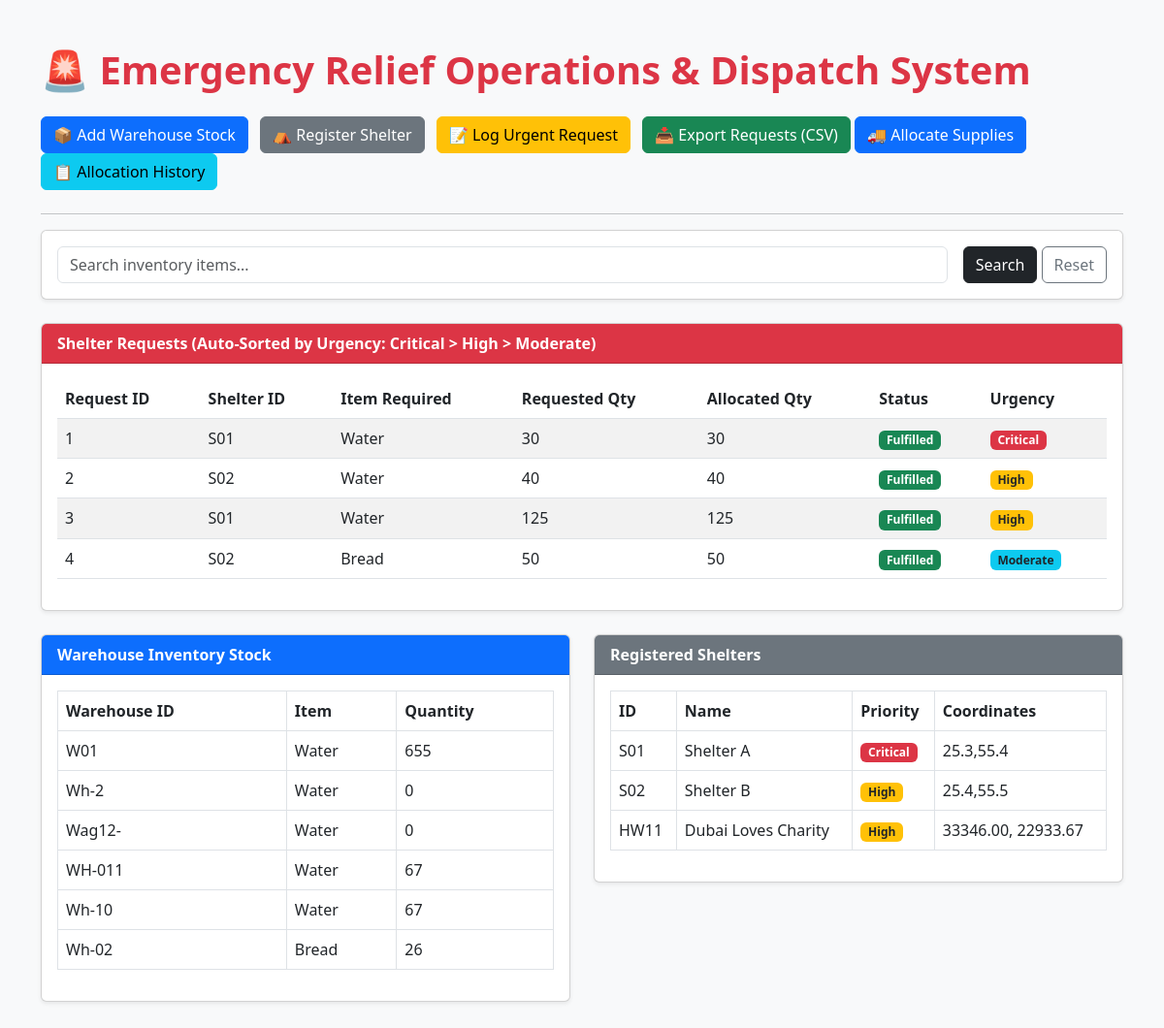
The page / on the database its author committed.
### tables this page shows
CREATE TABLE requests (
        request_id INTEGER PRIMARY KEY AUTOINCREMENT,
        shelter_id TEXT,
        item TEXT NOT NULL,
        quantity INTEGER NOT NULL,
        allocated_quantity INTEGER NOT NULL DEFAULT 0,
        status TEXT NOT NULL DEFAULT 'Pending',
        urgency TEXT NOT NULL CHECK (
            urgency IN ('Critical', 'High', 'Moderate')
        ),
        FOREIGN KEY (shelter_id) REFERENCES shelters (shelter_id)
    );

CREATE TABLE inventory(
            warehouse_id TEXT,
            item TEXT,
            quantity INTEGER NOT NULL CHECK (quantity >= 0),
            PRIMARY KEY (warehouse_id, item)
        );

CREATE TABLE shelters(
            shelter_id TEXT PRIMARY KEY,
            name TEXT NOT NULL,
            priority TEXT NOT NULL CHECK (priority IN ('Critical', 'High', 'Moderate')),
            location_coordinates TEXT
        );

### app.py (the view)
@app.route('/')
def home():
    search = request.args.get('search', '')
    inventory = db.get_all_inventory()
    shelters = db.get_all_shelters()
    requests_list = db.get_sorted_requests()
    if search:
        inventory = [
            item for item in inventory
            if search.lower() in item[1].lower()
        ]
    return render_template(
        'inventory.html',
        inventory=inventory,
        shelters=shelters,
        requests_list=requests_list,
        search=search
    )

### db.py (called while the page is built)
def get_all_shelters():
    conn = sqlite3.connect(DB_Name)
    cr = conn.cursor()
    cr.execute("SELECT * FROM shelters")
    shelters = cr.fetchall()
    conn.close()
    return shelters

def get_all_inventory():
    conn = sqlite3.connect(DB_Name)
    cr = conn.cursor()
    cr.execute("SELECT * FROM inventory")
    items = cr.fetchall()
    conn.close()
    return items

def get_sorted_requests():
    conn = sqlite3.connect(DB_Name)
    cr = conn.cursor()
    cr.execute('''
        SELECT * FROM requests
        ORDER BY CASE urgency
            WHEN 'Critical' THEN 1
            WHEN 'High' THEN 2
            WHEN 'Moderate' THEN 3
            ELSE 4
        END,
        request_id ASC
    ''')
    requests_list = cr.fetchall()
    conn.close()
    return requests_list

### templates/inventory.html (shortened to what this page needs)
<!DOCTYPE html>
<html lang="en">
<head>
    <link href="https://cdn.jsdelivr.net/npm/bootstrap@5.3.0/dist/css/bootstrap.min.css" rel="stylesheet">
</head>
<body class="bg-light">
    <div class="container my-5">
        <h1 class="mb-4 text-danger fw-bold">🚨 Emergency Relief Operations & Dispatch System</h1>
        <div class="mb-4">
            <a href="/add_inventory" class="btn btn-primary me-2">📦 Add Warehouse Stock</a>
            <a href="/add_shelter" class="btn btn-secondary me-2">⛺ Register Shelter</a>
            <a href="/add_request" class="btn btn-warning me-2">📝 Log Urgent Request</a>
            <a href="/export/csv" class="btn btn-success">📥 Export Requests (CSV)</a>
            <form action="{{ url_for('allocate') }}" method="POST" class="d-inline">
                <button type="submit" class="btn btn-primary">🚚 Allocate Supplies</button>
            </form>
            <a href="{{ url_for('allocation_history') }}" class="btn btn-info">
                📋 Allocation History
            </a>
        </div>
        <hr>
        <div class="card p-3 mb-4 shadow-sm">
            <form method="GET" action="/" class="row g-3">
                <div class="col-auto flex-grow-1">
                    <input type="text" name="search" class="form-control" placeholder="Search inventory items..."
                        value="{{ search }}">
                </div>
                <div class="col-auto">
                    <button type="submit" class="btn btn-dark">Search</button>
                    <a href="/" class="btn btn-outline-secondary">Reset</a>
                </div>
            </form>
        </div>
        <div class="card mb-4 shadow-sm">
            <div class="card-header bg-danger text-white fw-bold">Shelter Requests (Auto-Sorted by Urgency: Critical >
                High > Moderate)</div>
            <div class="card-body">
                <table class="table table-striped">
                    <thead>
                        <tr>
                            <th>Request ID</th>
                            <th>Shelter ID</th>
                            <th>Item Required</th>
                            <th>Requested Qty</th>
                            <th>Allocated Qty</th>
                            <th>Status</th>
                            <th>Urgency</th>
                        </tr>
                    </thead>
                    <tbody>
                        {% for req in requests_list %}
                        <tr>
                            <td>{{ req[0] }}</td>
                            <td>{{ req[1] }}</td>
                            <td>{{ req[2] }}</td>
                            <td>{{ req[3] }}</td>
                            <td>{{ req[4] }}</td>
                            <td>
                                <span
                                    class="badge {% if req[5] == 'Fulfilled' %}bg-success{% elif req[5] == 'Partially Fulfilled' %}bg-warning text-dark{% else %}bg-secondary{% endif %}">
                                    {{ req[5] }}
                                </span>
                            </td>
                            <td>
                                <span
                                    class="badge {% if req[6] == 'Critical' %}bg-danger{% elif req[6] == 'High' %}bg-warning text-dark{% else %}bg-info text-dark{% endif %}">
                                    {{ req[6] }}
                                </span>
                            </td>
                        </tr>
                        {% else %}
                        <tr>
                            <td colspan="7" class="text-center">No active requests logged.</td>
                        </tr>
                        {% endfor %}
                    </tbody>
                </table>
            </div>
        </div>
        <div class="row">
            <div class="col-md-6">
                <div class="card mb-4 shadow-sm">
                    <div class="card-header bg-primary text-white fw-bold">Warehouse Inventory Stock</div>
                    <div class="card-body">
                        <table class="table table-bordered">
                            <thead>
                                <tr>
                                    <th>Warehouse ID</th>
                                    <th>Item</th>
                                    <th>Quantity</th>
                                </tr>
                            </thead>
                            <tbody>
                                {% for inv in inventory %}
                                <tr>
                                    <td>{{ inv[0] }}</td>
                                    <td>{{ inv[1] }}</td>
                                    <td>{{ inv[2] }}</td>
                                </tr>
                                {% else %}
                                <tr>
                                    <td colspan="3" class="text-center">No inventory stock added.</td>
                                </tr>
                                {% endfor %}
                            </tbody>
                        </table>
                    </div>
                </div>
            </div>
            <div class="col-md-6">
                <div class="card mb-4 shadow-sm">
                    <div class="card-header bg-secondary text-white fw-bold">Registered Shelters</div>
                    <div class="card-body">
                        <table class="table table-bordered">
                            <thead>
                                <tr>
                                    <th>ID</th>
                                    <th>Name</th>
                                    <th>Priority</th>
                                    <th>Coordinates</th>
                                </tr>
                            </thead>
                            <tbody>
                                {% for shelter in shelters %}
                                <tr>
                                    <td>{{ shelter[0] }}</td>
                                    <td>{{ shelter[1] }}</td>
                                    <td>
                                        <span
                                            class="badge {% if shelter[2] == 'Critical' %}bg-danger{% elif shelter[2] == 'High' %}bg-warning text-dark{% else %}bg-secondary{% endif %}">
                                            {{ shelter[2] }}
                                        </span>
                                    </td>
                                    <td>{{ shelter[3] }}</td>
                                </tr>
                                {% else %}
                                <tr>
                                    <td colspan="4" class="text-center">No shelters registered.</td>
                                </tr>
                                {% endfor %}
                            </tbody>
                        </table>
                    </div>
                </div>
            </div>
        </div>
    </div>
</body>
</html>

### rows shown on the page
requests: request_id "1", shelter "S01", item "Water", quantity "30", allocated_quantity "30", status "Fulfilled", urgency "Critical"
requests: request_id "2", shelter "S02", item "Water", quantity "40", allocated_quantity "40", status "Fulfilled", urgency "High"
requests: request_id "3", shelter "S01", item "Water", quantity "125", allocated_quantity "125", status "Fulfilled", urgency "High"
requests: request_id "4", shelter "S02", item "Bread", quantity "50", allocated_quantity "50", status "Fulfilled", urgency "Moderate"
inventory: warehouse "W01", item "Water", quantity "655"
inventory: warehouse "Wh-2", item "Water", quantity "0"
inventory: warehouse "Wag12-", item "Water", quantity "0"
inventory: warehouse "WH-011", item "Water", quantity "67"
inventory: warehouse "Wh-10", item "Water", quantity "67"
inventory: warehouse "Wh-02", item "Bread", quantity "26"
shelters: shelter_id "S01", name "Shelter A", priority "Critical", location_coordinates "25.3,55.4"
shelters: shelter_id "S02", name "Shelter B", priority "High", location_coordinates "25.4,55.5"
shelters: shelter_id "HW11", name "Dubai Loves Charity", priority "High", location_coordinates "33346.00, 22933.67"
